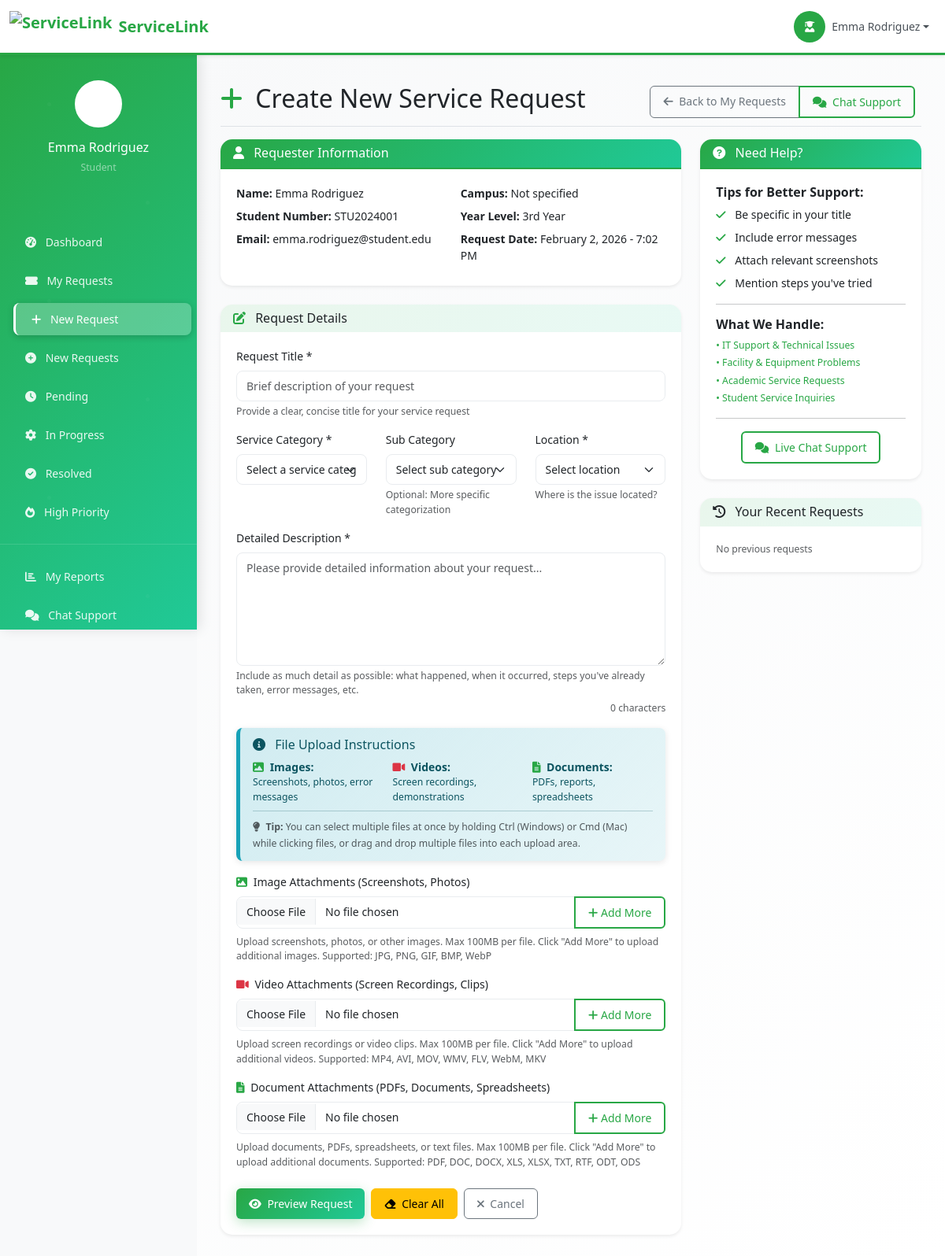
/student/create.php (signed in), run on the app's committed database.
### tables this page shows
CREATE TABLE users (
    id INT PRIMARY KEY AUTO_INCREMENT,
    user_number VARCHAR(20) UNIQUE,
    first_name VARCHAR(100) NOT NULL,
    last_name VARCHAR(100) NOT NULL,
    email VARCHAR(255) UNIQUE NOT NULL,
    phone_number VARCHAR(20),
    password_hash VARCHAR(255),
    google_id VARCHAR(255) UNIQUE,
    role ENUM('admin', 'department_admin', 'staff', 'user') DEFAULT 'user',
    department_id INT,
    campus_id INT,
    year_level ENUM('1st Year', '2nd Year', '3rd Year', '4th Year', '5th Year', 'Graduate', 'Faculty', 'Staff') DEFAULT '1st Year',
    profile_picture VARCHAR(255),
    is_active BOOLEAN DEFAULT TRUE,
    email_verified BOOLEAN DEFAULT FALSE,
    created_at TIMESTAMP DEFAULT CURRENT_TIMESTAMP,
    updated_at TIMESTAMP DEFAULT CURRENT_TIMESTAMP ON UPDATE CURRENT_TIMESTAMP,
    INDEX idx_email (email),
    INDEX idx_user_number (user_number),
    INDEX idx_role (role),
    INDEX idx_department (department_id),
    INDEX idx_campus (campus_id)
);

### student/create.php (the view, shortened to what the rows shown need)
<?php
require_once '../config/database.php';
$user_id = $_SESSION['user_id'];
$user_info = [];
try {
    $stmt = $pdo->prepare("
        SELECT u.*, c.name as campus_name, d.name as department_name
        FROM users u
        LEFT JOIN campuses c ON u.campus_id = c.id
        LEFT JOIN departments d ON u.department_id = d.id
        WHERE u.id = ?
    ");
    $stmt->execute([$user_id]);
    $user_info = $stmt->fetch();
} catch (PDOException $e) {
    $error = 'Failed to load user information.';
}
?>
<!DOCTYPE html>
<html lang="en">
<head>
    <link href="https://cdn.jsdelivr.net/npm/bootstrap@5.3.0/dist/css/bootstrap.min.css" rel="stylesheet">
    <link href="https://cdnjs.cloudflare.com/ajax/libs/font-awesome/6.0.0/css/all.min.css" rel="stylesheet">
    <link href="../assets/css/style.css" rel="stylesheet">
</head>
<body>
    <div class="container-fluid p-0">
        <main class="dashboard-content">
            <div class="d-flex justify-content-between flex-wrap flex-md-nowrap align-items-center pt-3 pb-2 mb-3 border-bottom">
                <h1 class="h2">
                    <i class="fas fa-plus text-success me-2"></i>
                    Create New Service Request
                </h1>
            </div>
            <div class="row">
                <div class="col-lg-8">
                    <div class="card border-0 shadow-sm mb-4">
                        <div class="card-body">
                            <div class="row">
                                <div class="col-md-6">
                                    <p class="mb-2"><strong>Name:</strong> <?php echo htmlspecialchars($user_info['first_name'] . ' ' . $user_info['last_name']); ?></p>
                                    <p class="mb-2"><strong>Student Number:</strong> <?php echo htmlspecialchars($user_info['user_number']); ?></p>
                                    <p class="mb-2"><strong>Email:</strong> <?php echo htmlspecialchars($user_info['email']); ?></p>
                                </div>
                                <div class="col-md-6">
                                    <p class="mb-2"><strong>Campus:</strong> <?php echo htmlspecialchars($user_info['campus_name'] ?? 'Not specified'); ?></p>
                                    <p class="mb-2"><strong>Year Level:</strong> <?php echo htmlspecialchars($user_info['year_level']); ?></p>
                                    <p class="mb-2"><strong>Request Date:</strong> <?php echo date('F j, Y - g:i A'); ?></p>
                                </div>
                            </div>
                        </div>
                    </div>
                </div>
            </div>
        </main>
    </div>
</body>
</html>

### data on the page
users: first_name+last_name "Emma Rodriguez", user_number "STU2024001", email "emma.rodriguez@student.edu", year_level "3rd Year"

### other printed values
$_SESSION['user_name'] "Emma Rodriguez"
$user_info['campus_name'] "Not specified"
